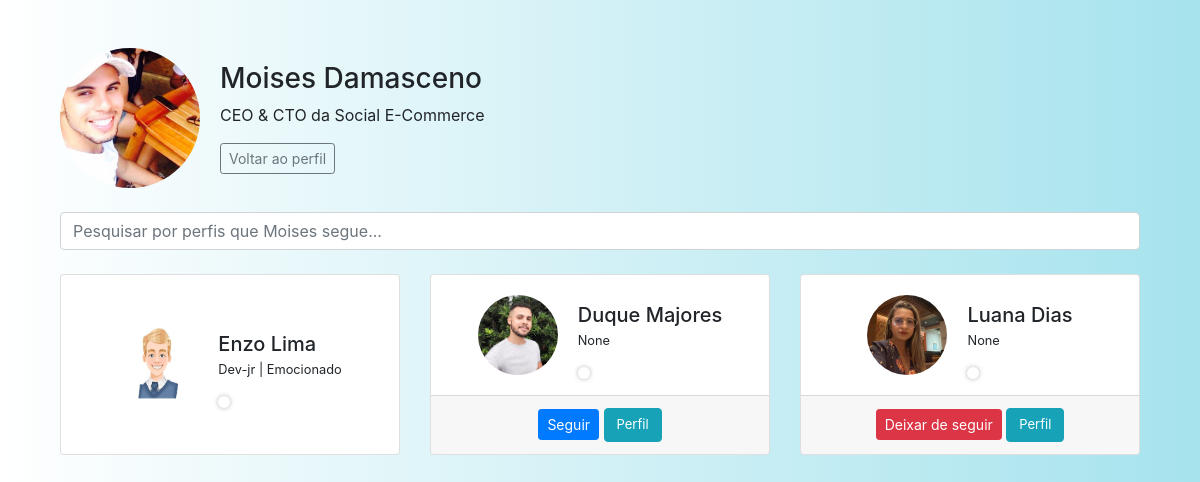
Before: /seguindo/1/ (signed in) with the older database file.
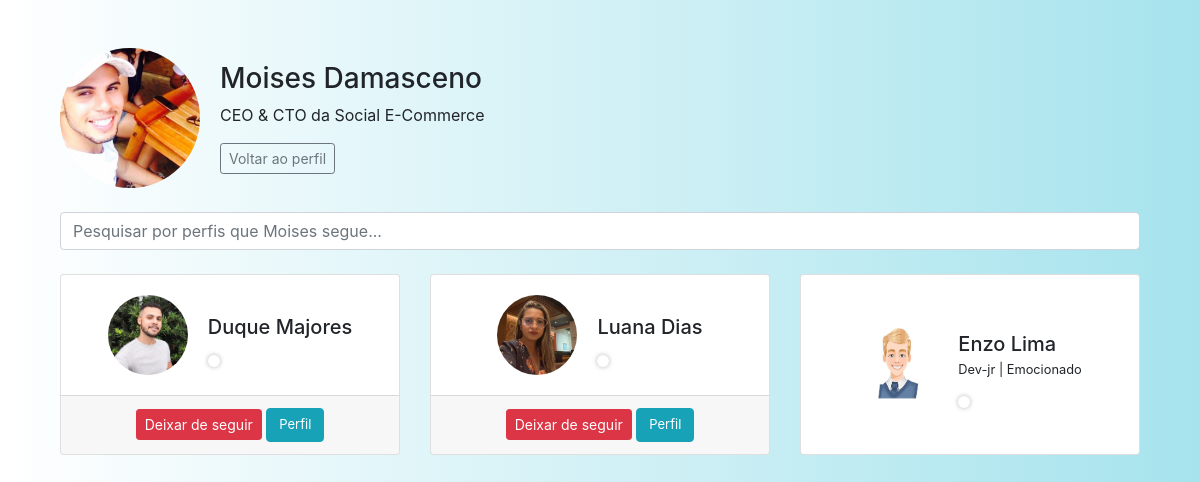
After: the same page with the newer database file.
### app/models.py (models this page shows, shortened)
class User(UserMixin, db.Model):
    id = db.Column(db.Integer, primary_key=True)
    nome = db.Column(db.String(150))
    sobreNome = db.Column(db.String(150))
    status = db.Column(db.String(150))
    cpf_cnpj = db.Column(db.String(150), unique=True)
    email = db.Column(db.String(150), unique=True)
    senha = db.Column(db.String(150))
    imagem = db.Column(db.String(150), default='default.png')
    cor_fundo = db.Column(db.String(20), default='#ffffff')  # padrão: branco
    notificacoes = db.relationship('Notificacao', backref='usuario', lazy='dynamic')
    seguindo = db.relationship(
        'User', secondary=followers,
        primaryjoin=(followers.c.follower_id == id),
        secondaryjoin=(followers.c.followed_id == id),
        backref=db.backref('seguidores', lazy='dynamic'),
        lazy='dynamic'
    )
    notificacoes = db.relationship('Notificacao', backref='dono', lazy='dynamic')
    last_seen = db.Column(db.DateTime, default=datetime.utcnow)
    def is_online(self):
        if self.last_seen is None:
            return False
        return datetime.utcnow() - self.last_seen < timedelta(minutes=0.10)

### app/views.py (the view)
@app.route('/seguindo/<int:id>/', endpoint='seguindo')
@login_required
def seguindo(id):
    obj = User.query.get_or_404(id)
    pesquisa = request.args.get('pesquisa', '').strip()
    seguindo_query = obj.seguindo
    if pesquisa:
        seguindo_filtrado = [user for user in seguindo_query if pesquisa.lower() in user.nome.lower()]
    else:
        seguindo_filtrado = seguindo_query
    context = {
        'dados': seguindo_filtrado,
        'usuario_atual_seguindo_ids': {u.id for u in current_user.seguindo}
    }
    return render_template('seguindo.html', obj=obj, context=context)

### app/__init__.py (called while the page is built)
@login_manager.user_loader
def load_user(user_id):
    return User.query.get(int(user_id))

### app/views.py (called while the page is built)
@app.before_request
def update_last_seen():
    if current_user.is_authenticated:
        current_user.last_seen = datetime.utcnow()
        db.session.commit()

### app/templates/seguindo.html (shortened to what this page needs)
{% extends 'base.html' %}
{% block styles %}
<link rel="stylesheet" href="{{ url_for('static', filename='css/index.css') }}">
<link rel="stylesheet" href="{{ url_for('static', filename='css/seguindo.css') }}">
{% endblock %}
{% block content %}
<div id="corpo_seguindo" class="container mt-5">
    <div id="titulo_seguindo" class="row mb-4 align-items-center">
        <div class="">
            <img id="img_seguindo_1" class="img-fluid rounded-circle" src="{{ url_for('static', filename='imagens/' + obj.imagem) }}" alt="Foto Perfil">
        </div>
        <div class="">
            <h3>{{ obj.nome }} {{ obj.sobreNome }}</h3>
            <p>{{ obj.status }}</p>
            <a href="{{ url_for('home', id=obj.id) }}" class="btn btn-outline-secondary btn-sm">Voltar ao perfil</a>
        </div>
    </div>
    <form method="get" class="mb-4">
        <input type="text" name="pesquisa" class="form-control" placeholder="Pesquisar por perfis que {{obj.nome}} segue..." value="{{ request.args.get('pesquisa', '') }}">
    </form>
    {% if not context.dados %}
        <p>Nenhum usuário encontrado.</p>
    {% else %}
        <div class="row">
            {% for usuario in context.dados %}
                <div class="col-md-4 mb-4">
                    <div class="card h-100">
                        <div id="card_conteudo_seguindo" class="card-body d-flex align-items-center">
                            <img src="{{ url_for('static', filename='imagens/' + usuario.imagem) }}" alt="Imagem do Usuário" class="rounded-circle me-3" width="60" height="60">
                            <div id="info_seguindo">
                                <h5 class="card-title mb-0">{{ usuario.nome }} {{ usuario.sobreNome }}</h5>
                                <p class="card-text"><small>{{ usuario.status }} </small></p>
                                <div id="status-indicador" class="{% if usuario.last_seen and usuario.is_online() %}online{% else %}offline{% endif %}"></div>
                            </div>
                        </div>
                        {% if usuario.id != current_user.id %}
                            <div class="card-footer text-center">
                                <form class="follow-toggle-form" data-user-id="{{ usuario.id }}"
                                    data-action="{% if usuario.id in context.usuario_atual_seguindo_ids %}deixar_de_seguir{% else %}seguir{% endif %}">
                                    <button type="submit"
                                            class="btn btn-sm {% if usuario.id in context.usuario_atual_seguindo_ids %}btn-danger{% else %}btn-primary{% endif %}">
                                        {% if usuario.id in context.usuario_atual_seguindo_ids %}Deixar de seguir{% else %}Seguir{% endif %}
                                    </button>
                                    <a href="{{ url_for('home', id=usuario.id) }}" class="btn btn-info">Perfil</a>
                                </form>
                            </div>
                        {% endif %}
                    </div>
                </div>
            {% endfor %}
        </div>
    {% endif %}
</div>
{% endblock %}

### app/templates/base.html (shortened to what this page needs)
<!DOCTYPE html>
<html lang="pt-br">
<head>
    {% block styles %}
    {% endblock %}
    <link rel="stylesheet" href="https://stackpath.bootstrapcdn.com/bootstrap/4.1.3/css/bootstrap.min.css">
</head>
<body id="body" style="background: {{ fundo }};">
    <section class="container">
        {% block content %} {% endblock %}
    </section>
</body>
</html>

### app/static/css/index.css (style rules this page uses)
#body { background-image: linear-gradient(to right, #fff, #a6e3ed ); height: 100vh; }

### app/static/css/seguindo.css (style rules this page uses)
#corpo_seguindo { height: 100vh; }
#corpo_seguindo img { width: 140px; height: 140px; }
.card-footer form a { font-size: small; }
#status-indicador { position: absolute; width: 15px; height: 15px; border-radius: 50%; box-shadow: 0 0 5px rgba(0, 0, 0, 0.3); z-index: 1000; transition: background-color 0.3s ease; }
#status-indicador.offline { background-color: white; width: 12px; height: 12px; border-radius: 50%; }
#img_seguindo_1 { width: 120px; margin-right: 20px; margin-left: 15px; }
#card_conteudo_seguindo { margin: 0 auto; }
#info_seguindo { margin-left: 20px; }
#card_conteudo_seguindo img { width: 80px; height: 80px; }

Changed rows visible on the page:
changed User "Duque": status "None" → (not shown); text "Seguir" → "Deixar de seguir"
changed User "Luana": status "None" → (not shown)
changed User "Enzo": moves down the list
